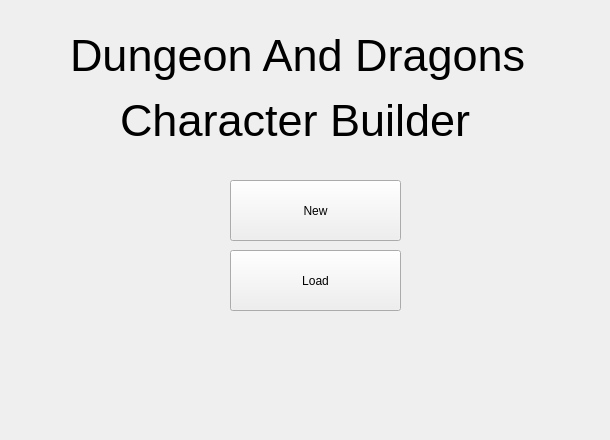
<?xml version="1.0" encoding="UTF-8"?>
<ui version="4.0">
 <class>IntroScreen</class>
 <widget class="QWidget" name="IntroScreen">
  <property name="geometry">
   <rect>
    <x>0</x>
    <y>0</y>
    <width>610</width>
    <height>440</height>
   </rect>
  </property>
  <property name="windowTitle">
   <string>Form</string>
  </property>
  <widget class="QLabel" name="lblDnd">
   <property name="geometry">
    <rect>
     <x>70</x>
     <y>20</y>
     <width>471</width>
     <height>71</height>
    </rect>
   </property>
   <property name="font">
    <font>
     <family>Arial</family>
     <pointsize>34</pointsize>
    </font>
   </property>
   <property name="text">
    <string>Dungeon And Dragons</string>
   </property>
  </widget>
  <widget class="QPushButton" name="btnNew">
   <property name="geometry">
    <rect>
     <x>230</x>
     <y>180</y>
     <width>171</width>
     <height>61</height>
    </rect>
   </property>
   <property name="text">
    <string>New</string>
   </property>
  </widget>
  <widget class="QPushButton" name="btnLoad">
   <property name="geometry">
    <rect>
     <x>230</x>
     <y>250</y>
     <width>171</width>
     <height>61</height>
    </rect>
   </property>
   <property name="text">
    <string>Load</string>
   </property>
  </widget>
  <widget class="QLabel" name="lblCharacter">
   <property name="geometry">
    <rect>
     <x>120</x>
     <y>90</y>
     <width>361</width>
     <height>61</height>
    </rect>
   </property>
   <property name="font">
    <font>
     <family>Arial</family>
     <pointsize>34</pointsize>
    </font>
   </property>
   <property name="text">
    <string>Character Builder</string>
   </property>
  </widget>
 </widget>
 <resources/>
 <connections/>
</ui>
